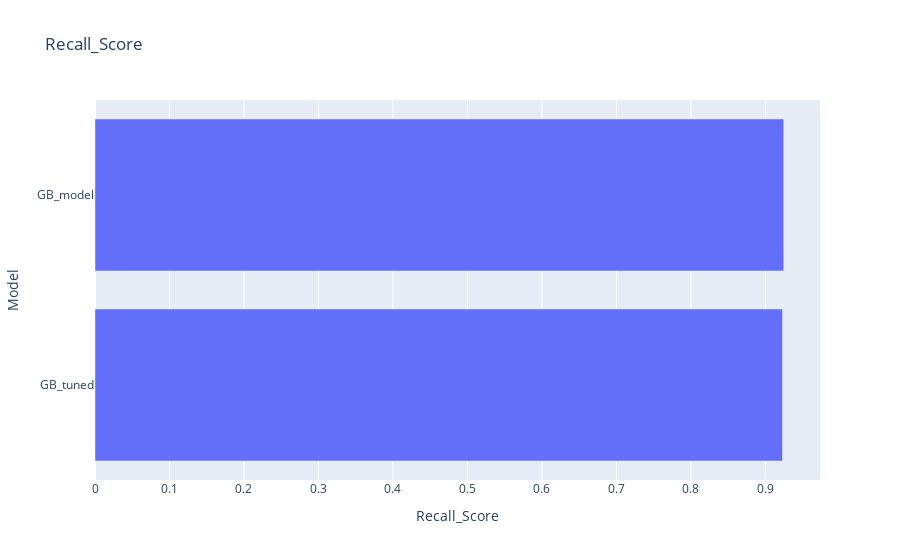
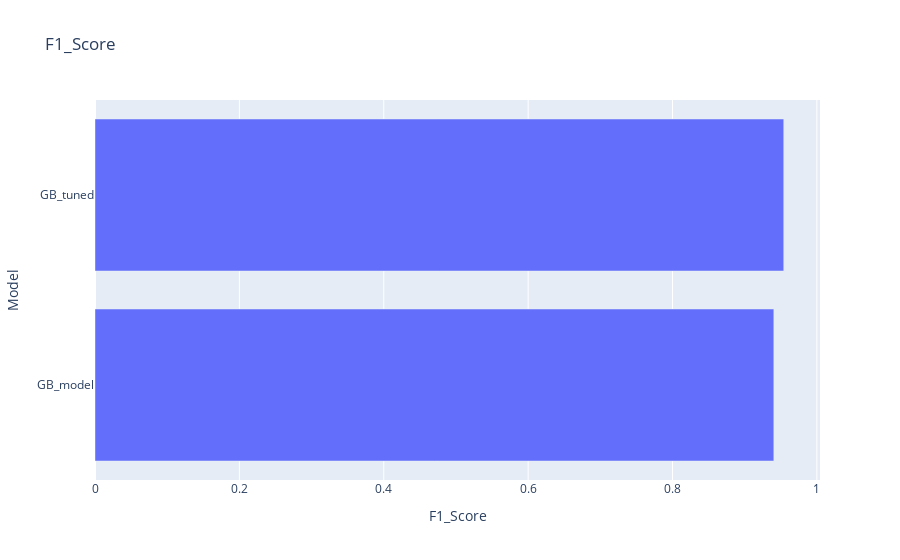
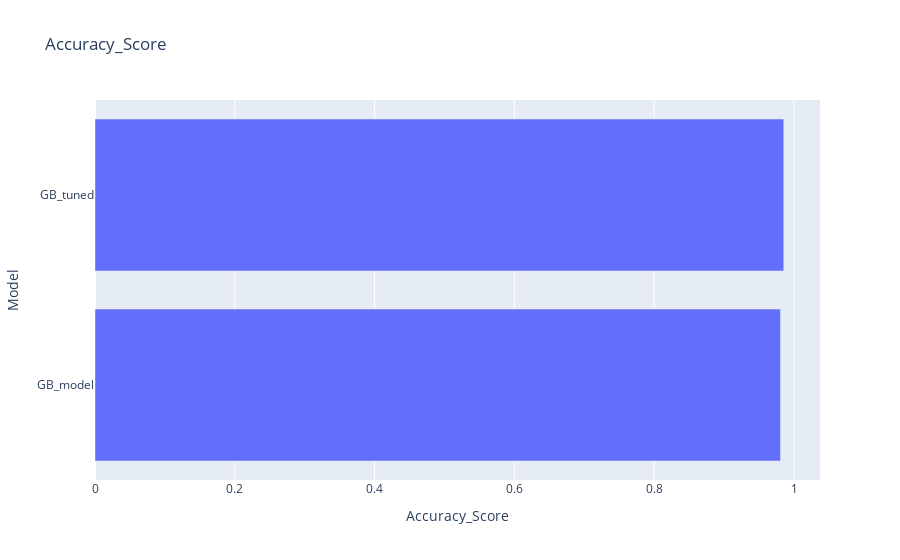
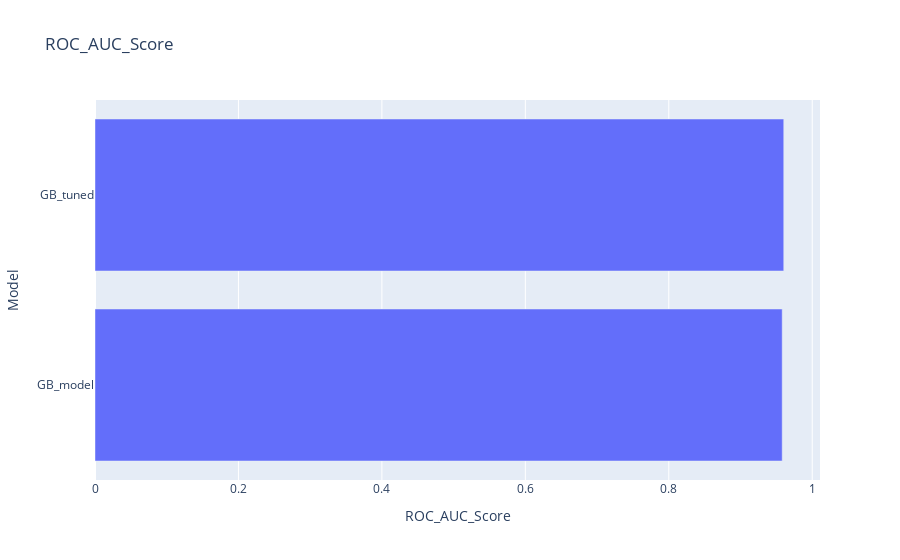

Notebook code for these charts, in order:
### Markdown cell above
### Comparison of Models

### Code cell
compare = pd.DataFrame({"Model": ["GB_model", "GB_tuned"],
                        
                        "F1_Score": [GB_model_f1, GB_tuned_f1],
                                                 
                        "Accuracy_Score": [GB_model_acc, GB_tuned_acc],
                        
                        "Recall_Score": [GB_model_recall, GB_tuned_recall],
                       
                        "ROC_AUC_Score": [GB_model_auc, GB_tuned_auc]})

compare = compare.sort_values(by="Recall_Score", ascending=True)
fig = px.bar(compare, x = "Recall_Score", y = "Model", title = "Recall_Score")
fig.show()

compare = compare.sort_values(by="F1_Score", ascending=True)
fig = px.bar(compare, x = "F1_Score", y = "Model", title = "F1_Score")
fig.show()

compare = compare.sort_values(by="Accuracy_Score", ascending=True)
fig = px.bar(compare, x = "Accuracy_Score", y = "Model", title = "Accuracy_Score")
fig.show()

compare = compare.sort_values(by="ROC_AUC_Score", ascending=True)
fig = px.bar(compare, x = "ROC_AUC_Score", y = "Model", title = "ROC_AUC_Score")
fig.show()

### Figure 1 — Plotly figure (JSON) as saved in the notebook; plotly's stock layout.template omitted (floating-point values rounded to 4 significant figures)
{"data": [{"alignmentgroup": "True", "hovertemplate": "Recall_Score=%{x}<br>Model=%{y}<extra></extra>", "legendgroup": "", "marker": {"color": "#636efa", "pattern": {"shape": ""}}, "name": "", "offsetgroup": "", "orientation": "h", "showlegend": false, "textposition": "auto", "type": "bar", "x": [0.9229, 0.9246], "xaxis": "x", "y": ["GB_tuned", "GB_model"], "yaxis": "y"}], "layout": {"barmode": "relative", "legend": {"tracegroupgap": 0}, "title": {"text": "Recall_Score"}, "xaxis": {"anchor": "y", "domain": [0, 1], "title": {"text": "Recall_Score"}}, "yaxis": {"anchor": "x", "domain": [0, 1], "title": {"text": "Model"}}}}

### Figure 2 — Plotly figure (JSON) as saved in the notebook; plotly's stock layout.template omitted (floating-point values rounded to 4 significant figures)
{"data": [{"alignmentgroup": "True", "hovertemplate": "F1_Score=%{x}<br>Model=%{y}<extra></extra>", "legendgroup": "", "marker": {"color": "#636efa", "pattern": {"shape": ""}}, "name": "", "offsetgroup": "", "orientation": "h", "showlegend": false, "textposition": "auto", "type": "bar", "x": [0.9404, 0.9541], "xaxis": "x", "y": ["GB_model", "GB_tuned"], "yaxis": "y"}], "layout": {"barmode": "relative", "legend": {"tracegroupgap": 0}, "title": {"text": "F1_Score"}, "xaxis": {"anchor": "y", "domain": [0, 1], "title": {"text": "F1_Score"}}, "yaxis": {"anchor": "x", "domain": [0, 1], "title": {"text": "Model"}}}}

### Figure 3 — Plotly figure (JSON) as saved in the notebook; plotly's stock layout.template omitted (floating-point values rounded to 4 significant figures)
{"data": [{"alignmentgroup": "True", "hovertemplate": "Accuracy_Score=%{x}<br>Model=%{y}<extra></extra>", "legendgroup": "", "marker": {"color": "#636efa", "pattern": {"shape": ""}}, "name": "", "offsetgroup": "", "orientation": "h", "showlegend": false, "textposition": "auto", "type": "bar", "x": [0.9805, 0.9853], "xaxis": "x", "y": ["GB_model", "GB_tuned"], "yaxis": "y"}], "layout": {"barmode": "relative", "legend": {"tracegroupgap": 0}, "title": {"text": "Accuracy_Score"}, "xaxis": {"anchor": "y", "domain": [0, 1], "title": {"text": "Accuracy_Score"}}, "yaxis": {"anchor": "x", "domain": [0, 1], "title": {"text": "Model"}}}}

### Figure 4 — Plotly figure (JSON) as saved in the notebook; plotly's stock layout.template omitted (floating-point values rounded to 4 significant figures)
{"data": [{"alignmentgroup": "True", "hovertemplate": "ROC_AUC_Score=%{x}<br>Model=%{y}<extra></extra>", "legendgroup": "", "marker": {"color": "#636efa", "pattern": {"shape": ""}}, "name": "", "offsetgroup": "", "orientation": "h", "showlegend": false, "textposition": "auto", "type": "bar", "x": [0.9581, 0.9603], "xaxis": "x", "y": ["GB_model", "GB_tuned"], "yaxis": "y"}], "layout": {"barmode": "relative", "legend": {"tracegroupgap": 0}, "title": {"text": "ROC_AUC_Score"}, "xaxis": {"anchor": "y", "domain": [0, 1], "title": {"text": "ROC_AUC_Score"}}, "yaxis": {"anchor": "x", "domain": [0, 1], "title": {"text": "Model"}}}}
